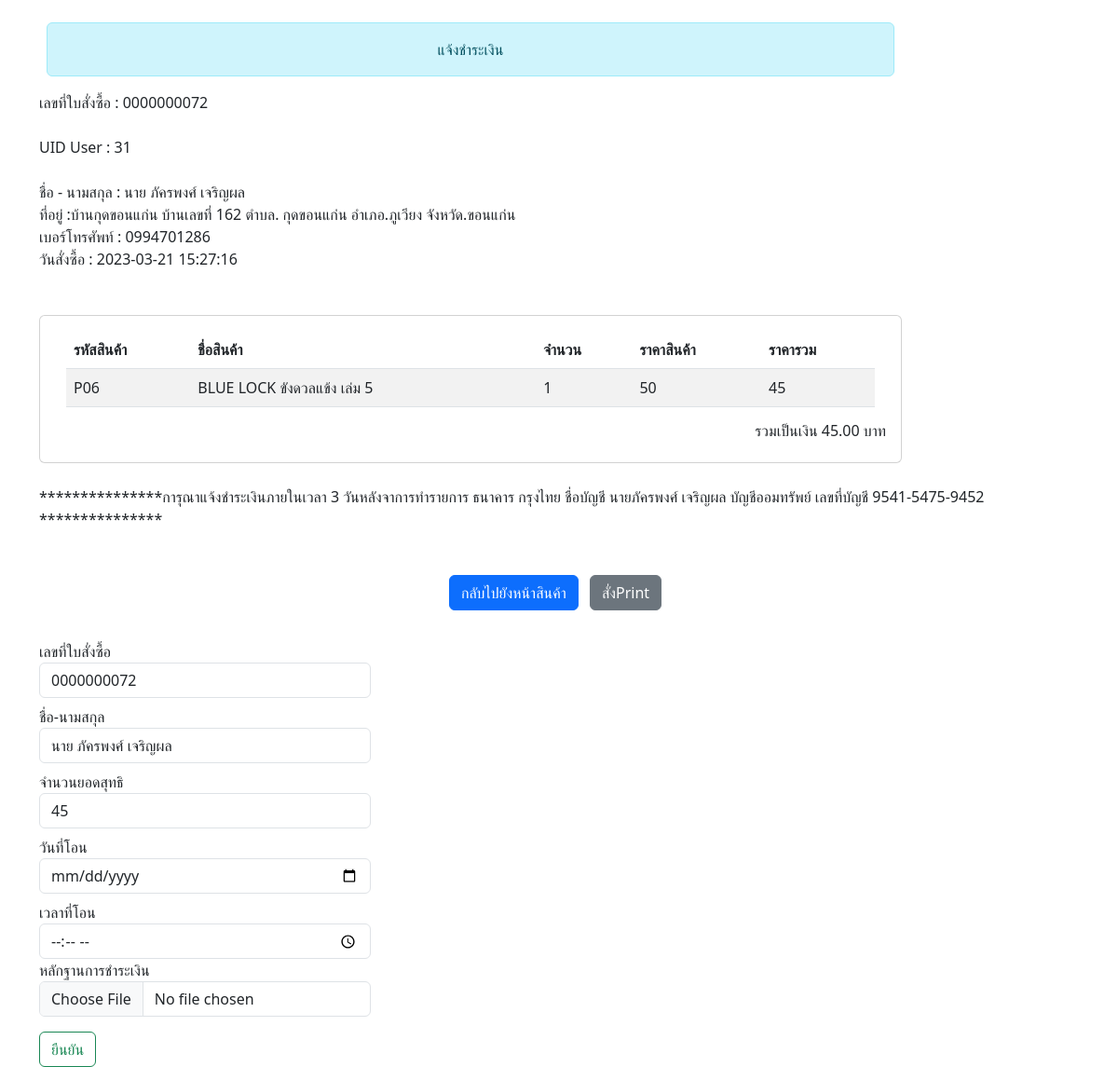
Page /iinform_payment.php?order_id=0000000072 (signed in) on the committed database.
### tables this page shows
CREATE TABLE `order_user` (
  `order_id` int(10) UNSIGNED ZEROFILL NOT NULL COMMENT 'id ออเดอร์ลูกค้า',
  `id_user` int(11) NOT NULL,
  `f_name` varchar(255) NOT NULL COMMENT 'ชื่อจริง',
  `l_name` varchar(255) NOT NULL COMMENT 'นามสกุล',
  `number_phone` int(10) NOT NULL,
  `address` text NOT NULL COMMENT 'ที่อยู่',
  `total_price` float NOT NULL COMMENT 'ราคารวม',
  `order_status` varchar(1) NOT NULL COMMENT 'สถานะ',
  `reg_date` timestamp NOT NULL DEFAULT current_timestamp() COMMENT 'วันที่สั่งซื้อ'
);

CREATE TABLE `order_detail` (
  `id` int(11) NOT NULL COMMENT 'ลำดับที่',
  `order_id` int(10) UNSIGNED ZEROFILL NOT NULL COMMENT 'เลขที่ใบสั่งซื้อ',
  `p_id` varchar(11) NOT NULL COMMENT 'รหัสสินค้า',
  `orderPrice` float NOT NULL COMMENT 'ราคาสินค้า',
  `orderQty` int(11) NOT NULL COMMENT 'จำนวน',
  `Total` float NOT NULL COMMENT 'ราคารวม'
);

CREATE TABLE `product` (
  `p_id` varchar(11) NOT NULL COMMENT 'รหัสสินค้า',
  `p_name` varchar(255) NOT NULL COMMENT 'ชื่อสินค้า',
  `des` varchar(1000) NOT NULL COMMENT 'รายละเอียดสินค้า',
  `price` int(11) NOT NULL COMMENT 'ราคาสินค้า',
  `type_id` varchar(11) NOT NULL COMMENT 'FK',
  `amount` int(11) NOT NULL COMMENT 'จำนวนสินค้า',
  `p_img` varchar(200) NOT NULL
);

### iinform_payment.php (the view, shortened to what this page needs)
<?php
    require("dbconnect.php");
    $order_id = $_GET["order_id"];
    $sql = "SELECT * FROM order_user WHERE order_id = '$order_id'";
    $result = mysqli_query($con,$sql);
    $rs = mysqli_fetch_array($result);
    $totalpirce = $rs['total_price'];
?>
<!DOCTYPE html>
<html lang="en">
<head>
    <link href="https://cdn.jsdelivr.net/npm/bootstrap@5.3.0-alpha1/dist/css/bootstrap.min.css" rel="stylesheet">
</head>
<body>
<div class="container">
        <div class="row">
            <div class="col-md-10">
                <div class="alert alert-info  text-center mt-4 mx-2" role="alert">
                    แจ้งชำระเงิน
                </div>
                    เลขที่ใบสั่งซื้อ : <?php echo $rs['order_id'];?> <br><br>
                    UID User : <?php echo $rs['id_user'];?> <br><br>
                    ชื่อ - นามสกุล : <?php echo $rs['f_name'];?>   <?php echo $rs['l_name'];?> <br>
                    ที่อยู่ :<?php echo $rs['address'];?> <br>
                    เบอร์โทรศัพท์ : 0<?php echo $rs['number_phone'];?> <br>
                    วันสั่งซื้อ : <?php echo $rs['reg_date'];?> <br><br>
                <div class ="card mb-4 mt-4">
                    <div class = "card-body">
                    <div class="container">
                        <table class="table table-striped">
                            <thead>
                                <tr>
                                <th >รหัสสินค้า</th>
                                <th >ชื่อสินค้า</th>
                                <th >จำนวน</th>
                                <th >ราคาสินค้า</th>
                                <th >ราคารวม</th>
                                </tr>
                            </thead>
                            <tbody>
                            <?php
                            $sql1 = "SELECT * FROM order_detail ord,product p WHERE ord.p_id = p.p_id
                            AND  ord.order_id='$order_id'";
                            $result1 = mysqli_query($con,$sql1);
                            while($row = mysqli_fetch_array($result1)){
                            ?>
                                <tr>
                                <td><?= $row['p_id']?></td>
                                <td><?= $row['p_name']?></td>
                                <td><?= $row['orderQty']?></td>
                                <td><?= $row['orderPrice']?></td>
                                <td><?= $row['Total']?></td>
                                </tr>
                            </tbody>
                            <?php
                            }
                            ?>
                        </table>
                    </div>
                        <h6 class="text-end">รวมเป็นเงิน <?php echo number_format($totalpirce,2)?> บาท</h6>
                    </div>
                </div>
            </div>
            <div>***************การุณาแจ้งชำระเงินภายในเวลา 3 วันหลังจาการทำรายการ ธนาคาร กรุงไทย ชื่อบัญชี นายภัครพงศ์ เจริญผล บัญชีออมทรัพย์ เลขที่บัญชี 9541-5475-9452 ***************<div>
            <div class = "text-center">
                <div>
                    <a href="orderuser.php"class="btn btn-primary mt-5">กลับไปยังหน้าสินค้า</a>
                    <button class="btn btn-secondary mt-5 mx-2" onclick="window.print()">สั่งPrint</button>
                </div>
            </div>
        </div>
    </div>
    </div>
</div>
 <div class="container mt-4">
    <div class="row">
        <div class="col-md-4">
            <form method="POST" action="insert_payment.php" enctype="multipart/form-data">
                <div class="from-group mt-2">
                    <label for="">เลขที่ใบสั่งซื้อ</label>
                    <input type="text" name = "order_id" id = "order_id" value="<?php echo $rs["order_id"];?>" class = "form-control">
                </div>
                <div class="from-group mt-2">
                    <label for="">ชื่อ-นามสกุล</label>
                    <input type="text" name = "f_nameandl_name" id = "f_nameandl_name" value="<?php echo $rs["f_name"] ." ".$rs["l_name"];?>" class = "form-control">
                </div>
                <div class="from-group mt-2">
                    <label for="">จำนวนยอดสุทธิ</label>
                    <input type="text" name = "pay_money" id = "name" value="<?php echo $rs["total_price"];?>" class = "form-control">
                </div>
                <div class="from-group mt-2">
                    <label for="">วันที่โอน</label>
                    <input type="date" name = "pay_date"  class = "form-control">
                </div>
                <div class="from-group mt-2">
                    <label for="">เวลาที่โอน</label>
                    <input type="time" name = "pay_time" class = "form-control">
                </div>
                <label for="" calss = "mt-2">หลักฐานการชำระเงิน</label>
                <div class="input-group mb-3">
                    <input type="file" name="file1" class="form-control" >
                </div>
                <div class="from-group mt-2">
                    <button type="submit" name = "btn2" id = "btn2" class="btn btn-outline-success">ยืนยัน</button>
                </div>
            </form>
        </div>
    </div>
 </div>
</body>
</html>

### rows in the picture
order_user: order_id "0000000072", id_user "31", f_name "นาย ภัครพงศ์", l_name "เจริญผล", address "บ้านกุดขอนแก่น บ้านเลขที่ 162 ตำบล. กุดขอนแก่น อำเภอ.ภูเวียง จังหวัด.ขอนแก่น", number_phone "994701286", reg_date "2023-03-21 15:27:16", total_price "45.00", f_nameandl_name "นาย ภัครพงศ์ เจริญผล", pay_money "45"
order_detail: p.p_id "P06", p.p_name "BLUE LOCK ขังดวลแข้ง เล่ม 5", orderQty "1", orderPrice "50", Total "45"
